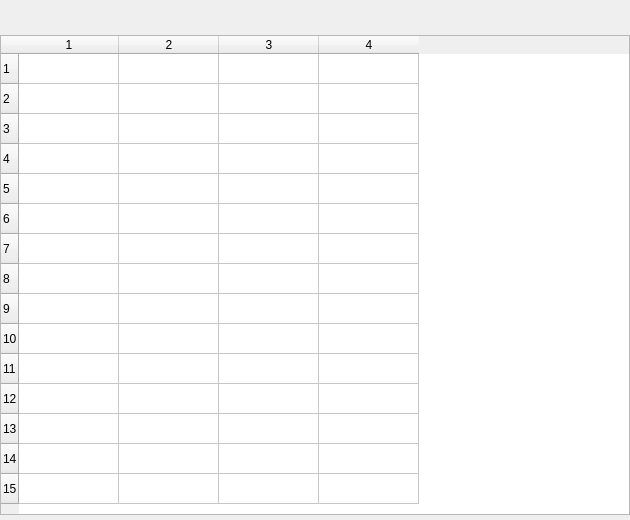
<?xml version="1.0" encoding="UTF-8"?>
<ui version="4.0">
 <class>Form</class>
 <widget class="QWidget" name="Form">
  <property name="windowModality">
   <enum>Qt::NonModal</enum>
  </property>
  <property name="geometry">
   <rect>
    <x>0</x>
    <y>0</y>
    <width>630</width>
    <height>520</height>
   </rect>
  </property>
  <property name="windowTitle">
   <string>machines</string>
  </property>
  <widget class="QTableWidget" name="machineTable">
   <property name="geometry">
    <rect>
     <x>0</x>
     <y>35</y>
     <width>630</width>
     <height>480</height>
    </rect>
   </property>
   <property name="midLineWidth">
    <number>0</number>
   </property>
   <property name="verticalScrollBarPolicy">
    <enum>Qt::ScrollBarAlwaysOff</enum>
   </property>
   <property name="horizontalScrollBarPolicy">
    <enum>Qt::ScrollBarAlwaysOff</enum>
   </property>
   <property name="sizeAdjustPolicy">
    <enum>QAbstractScrollArea::AdjustToContents</enum>
   </property>
   <property name="editTriggers">
    <set>QAbstractItemView::NoEditTriggers</set>
   </property>
   <property name="textElideMode">
    <enum>Qt::ElideMiddle</enum>
   </property>
   <property name="rowCount">
    <number>15</number>
   </property>
   <property name="columnCount">
    <number>4</number>
   </property>
   <attribute name="horizontalHeaderShowSortIndicator" stdset="0">
    <bool>false</bool>
   </attribute>
   <row/>
   <row/>
   <row/>
   <row/>
   <row/>
   <row/>
   <row/>
   <row/>
   <row/>
   <row/>
   <row/>
   <row/>
   <row/>
   <row/>
   <row/>
   <column/>
   <column/>
   <column/>
   <column/>
  </widget>
 </widget>
 <resources/>
 <connections/>
 <slots>
  <slot>wearList()</slot>
 </slots>
</ui>
